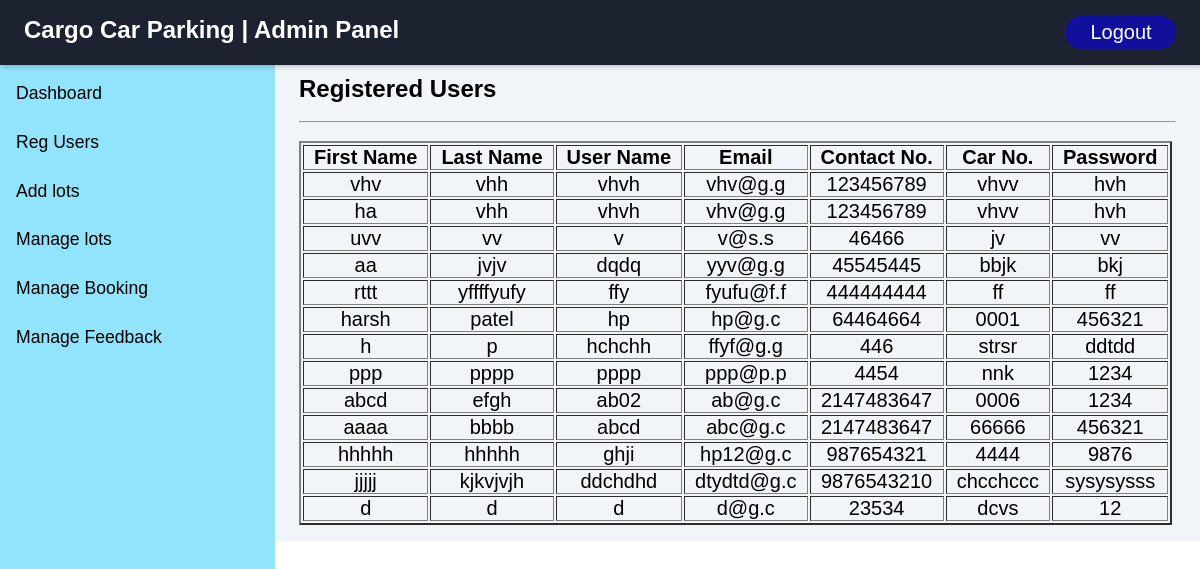
The page /admin/reg-user.php (signed in) on the database its author committed.
### tables this page shows
CREATE TABLE `registration` (
  `id` int(50) NOT NULL,
  `fname` varchar(50) NOT NULL,
  `lname` varchar(50) NOT NULL,
  `username` varchar(50) NOT NULL,
  `email` varchar(50) NOT NULL,
  `contact` varchar(50) NOT NULL,
  `carname` varchar(50) NOT NULL,
  `carno` varchar(50) NOT NULL,
  `password` varchar(50) NOT NULL
);

### admin/reg-user.php (the view, shortened to what this page needs)
<?php
include "conn.php";
?>
<!DOCTYPE html>
	<html>
	<head>
		<link rel="stylesheet" type="text/css" href="style.css">
		<link rel="stylesheet" type="text/css" href="hstyle.css">
	</head>
	<body>
	<div class="sidebar">
		<?php
		include "sidebar.php";
		include "header1.php";
		?>
	<div class="main-content">
		<main>
		<h2>Registered Users</h2>
		<br>
		<hr>
		<br>
	<?php
	$query = mysqli_query($con,"select * from registration");
	$count = mysqli_num_rows($query);
	if($count>0)
	{
		?>
	<form method='POST'>
	<table align="center" border=2px>
	<tr>
	<th class="details">First Name</th>
	<th class="details">Last Name</th>
	<th class="details">User Name</th>
	<th class="details">Email</th>
	<th class="details">Contact No.</th>
	<th class="details">Car No.</th>
	<th class="details">Password</th>
	</tr>
	<?php
	while($row=mysqli_fetch_array($query))
	{
	?>
	<tr align="center">
	<td class="details"><?php echo $row['fname'];?> </td>
	<td class="details"><?php echo $row['lname'];?> </td>
	<td class="details"><?php echo $row['username'];?> </td>
	<td class="details"><?php echo $row['email'];?> </td>
	<td class="details"><?php echo $row['contact'];?> </td>
	<td class="details"><?php echo $row['carno'];?> </td>
	<td class="details"><?php echo $row['password'];?> </td>
	</tr>
	<?php } ?>
	</table>
	</form>
	<?php } ?>
		</main>
	</div>
	</body>
	</html>

### admin/style.css (style rules this page uses)
:root { --main-color: #91e4fb; --color-dark: #1D2231; --text-grey: #8390A2; }
* { padding: 0; margin: 0; box-sizing: border-box; list-style-type: none; text-decoration: none; font-family: 'Poppins', sans-serif; }
.sidebar { width: 275px; position: fixed; left: 0; top: 61px; height: 100%; background: var(--main-color); }
.main-content { margin-top: 50px; margin-left: 275px; }
main { margin-top: 65px; padding: 10px 1.5rem 1rem 1.5rem; background: #f1f5f9; min-height: cala(100vh - 90px); }

### admin/hstyle.css (style rules this page uses)
tr { text-align-last: center; font-weight: lighter; }
.details { font-size:20px; margin: 3px 3px 3px 3px; padding: 0px 10px 0px 10px; }

### rows shown on the page
registration: fname "vhv", lname "vhh", username "vhvh", email "vhv@g.g", contact "123456789", carno "vhvv", password "hvh"
registration: fname "ha", lname "vhh", username "vhvh", email "vhv@g.g", contact "123456789", carno "vhvv", password "hvh"
registration: fname "uvv", lname "vv", username "v", email "v@s.s", contact "46466", carno "jv", password "vv"
registration: fname "aa", lname "jvjv", username "dqdq", email "yyv@g.g", contact "45545445", carno "bbjk", password "bkj"
registration: fname "rttt", lname "yffffyufy", username "ffy", email "fyufu@f.f", contact "444444444", carno "ff", password "ff"
registration: fname "harsh", lname "patel", username "hp", email "hp@g.c", contact "64464664", carno "0001", password "456321"
registration: fname "h", lname "p", username "hchchh", email "ffyf@g.g", contact "446", carno "strsr", password "ddtdd"
registration: fname "ppp", lname "pppp", username "pppp", email "ppp@p.p", contact "4454", carno "nnk", password "1234"
registration: fname "abcd", lname "efgh", username "ab02", email "ab@g.c", contact "2147483647", carno "0006", password "1234"
registration: fname "aaaa", lname "bbbb", username "abcd", email "abc@g.c", contact "2147483647", carno "66666", password "456321"
registration: fname "hhhhh", lname "hhhhh", username "ghji", email "hp12@g.c", contact "987654321", carno "4444", password "9876"
registration: fname "jjjjj", lname "kjkvjvjh", username "ddchdhd", email "dtydtd@g.c", contact "9876543210", carno "chcchccc", password "sysysysss"
registration: fname "d", lname "d", username "d", email "d@g.c", contact "23534", carno "dcvs", password "12"
